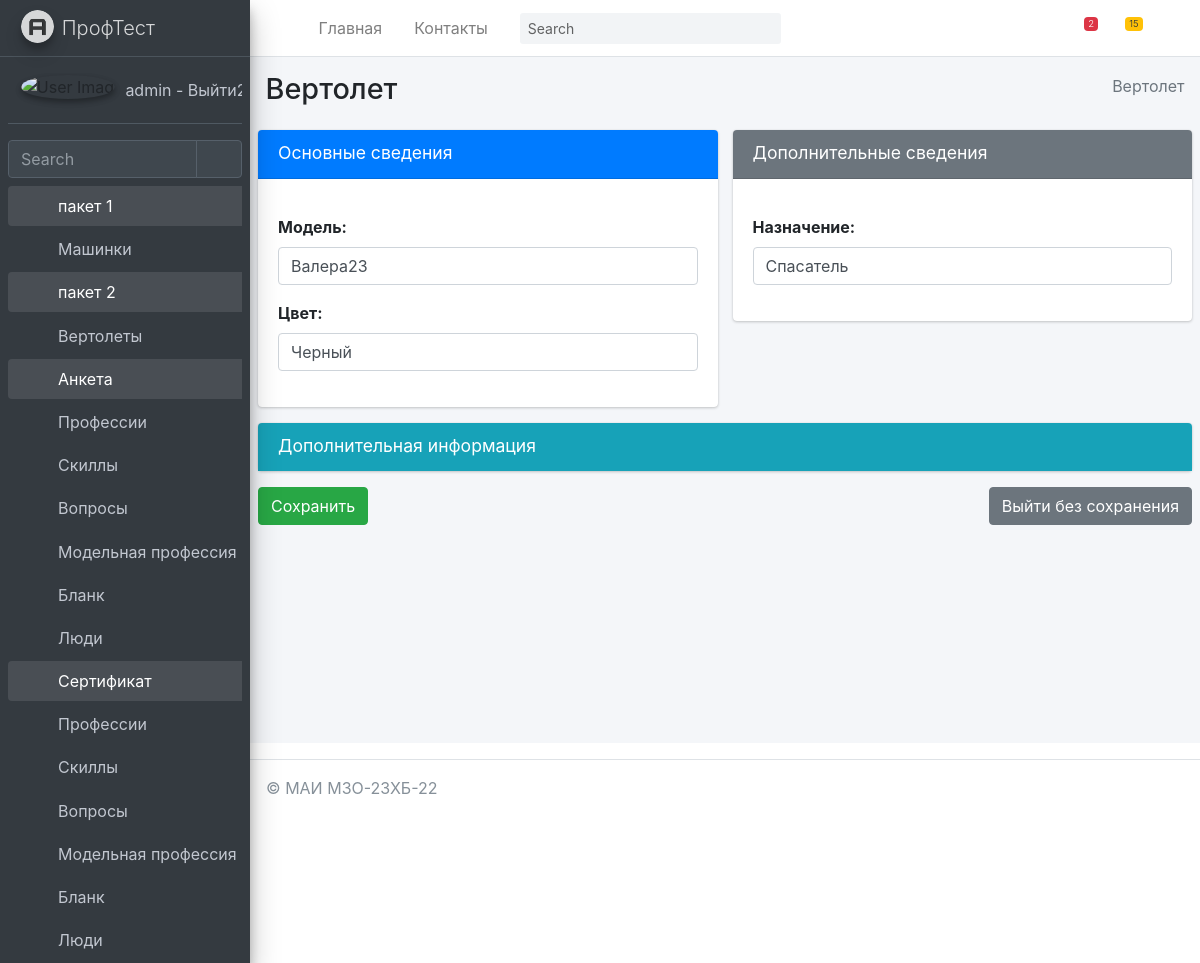
Screenshot of /helicopter/myhelicopter/update/2/ (signed in) with the database file from the repository.
### mysite/helicopter/models.py (models this page shows, shortened)
class Forlog(models.Model):
    created_at = models.DateTimeField(auto_now_add=True,  verbose_name='Создано')
    updated_at = models.DateTimeField(auto_now=True, verbose_name='Обновлено')
    edesc = models.TextField(blank=True, null=True, verbose_name='Комментарий')
    erem = models.BooleanField(default=False, verbose_name='Удалить?')
    class Meta:
        abstract = True

class MyHelicopter(Forlog):
    name = models.CharField(max_length=255, blank=False, null= False, default="Валера23", verbose_name="Модель")
    color = models.CharField(max_length=255, blank=False, null = False, default="Черный", verbose_name="Цвет")
    nazn = models.CharField(max_length=255, blank=False, null = False, default="Спасатель", verbose_name="Назначение")
    class Meta:
        verbose_name = 'Вертолет'
        verbose_name_plural = 'Вертолеты'
        ordering = ['id']

### mysite/helicopter/views.py (the view)
# urls.py: path('myhelicopter/update/<int:pk>/', MyHelicopterUpdate.as_view(), name='MyHelicopterUpdate'),
@method_decorator(login_required(login_url='/login/'), name='dispatch')
class MyHelicopterUpdate(UpdateView):
	model = MyHelicopter
	template_name_suffix = '_update_form'
	fields = '__all__'
	success_url = '/helicopter/myhelicopter/'
	def get_context_data(self, *, object_list=None, **kwargs):
		context = super(MyHelicopterUpdate,self).get_context_data(**kwargs)
		context['sometry'] = self.model._meta.verbose_name
		context['slovar'] = {'name','color'}
		context['secslovar'] = {'nazn'}
		context['hidenslovar'] = {'id'}
		context['dopslovar'] = {'created_at','erem','edesc','updated_at'}
		context['model'] = self.model
		return context

### mysite/helicopter/templatetags/helicopter_tags.py (called while the page is built)
@register.filter(name='addclassrow')
def addclassrow(field, class_attr):
    rowcol = '3'
    return field.as_widget(attrs={'class': class_attr, 'rows': rowcol })

@register.simple_tag
def my_save():
    return "Сохранить"

@register.simple_tag
def my_notsave():
    return "Выйти без сохранения"

### mysite/helicopter/templates/helicopter/myhelicopter_update_form.html (shortened to what this page needs)
{% extends 'helicopter/base.html' %}
{% load helicopter_tags %}
{% block content %}
    <div class="content-wrapper">
        {% block sidebar %}
            {% include 'helicopter/includes/_breadcrumb.html' %}
        {% endblock %}
        <section class="content">
            <form method="post" enctype="multipart/form-data">
                <div class="row">
                    <div class="col-md-6">
                        <div class="card card-primary">
                            <div class="card-header">
                                <h3 class="card-title">Основные сведения</h3>
                                <div class="card-tools">
                                    <button type="button" class="btn btn-tool" data-card-widget="collapse"
                                            title="Collapse">
                                        <i class="fas fa-minus"></i>
                                    </button>
                                </div>
                            </div>
                            <div class="card-body">
                                {% for field in form %}
                                    <div class="form-group">
                                        {% if field.name in slovar %}
                                            {{ field.label_tag }}
                                            {{ field | addclassrow:"form-control " }}
                                        {% endif %}
                                    </div>
                                {% endfor %}
                            </div>
                        </div>
                    </div>
                    <div class="col-md-6">
                        <div class="card card-secondary">
                            <div class="card-header">
                                <h3 class="card-title">Дополнительные сведения</h3>
                                <div class="card-tools">
                                    <button type="button" class="btn btn-tool" data-card-widget="collapse"
                                            title="Collapse">
                                        <i class="fas fa-minus"></i>
                                    </button>
                                </div>
                            </div>
                            <div class="card-body">
                                {% for field in form %}
                                    <div class="form-group">
                                        {% if field.name in secslovar %}
                                            {{ field.label_tag }}
                                            {{ field | addclassrow:"form-control " }}
                                        {% endif %}
                                    </div>
                                {% endfor %}
                            </div>
                        </div>
                    </div>
                </div>
                <div class="row">
                    <div class="col-12">
                        <div class="card card-info collapsed-card">
                            <div class="card-header">
                                <h3 class="card-title">Дополнительная информация</h3>
                                <div class="card-tools">
                                    <button type="button" class="btn btn-tool" data-card-widget="collapse"
                                            title="Collapse">
                                        <i class="fas fa-plus"></i>
                                    </button>
                                </div>
                            </div>
                        </div>
                    </div>
                </div>
                <div class="row">
                    <div class="col-12">
                        <a href="{% url 'helicopter:MyHelicopter' %}" class="btn btn-secondary float-right">
                            {% my_notsave %}</a>
                        <input type="submit" value="{% my_save %}" class="btn btn-success ">
                    </div>
                </div>
            </form>
        </section>
    </div>
{% endblock content %}

### mysite/templates/includes/full_sidebar.html
<aside class="main-sidebar sidebar-dark-primary elevation-4">
    <a href="/" class="brand-link">
        <img src="{{ ASSETS_ROOT }}/img/AdminLTELogo.png" alt="AdminLTE Logo" class="brand-image img-circle elevation-3"
             style="opacity: .8">
        <span class="brand-text font-weight-light">ПрофТест</span>
    </a>
    <div class="sidebar">
        <div class="user-panel mt-3 pb-3 mb-3 d-flex">
            <div class="image">
                <img src="{{ ASSETS_ROOT }}/img/user2-160x160.jpg" class="img-circle elevation-2" alt="User Image">
            </div>
            <div class="info">
                <a href="{% url 'logout' %}" class="d-block">
                    {{ request.user.username }} - Выйти2
                </a>
            </div>
        </div>
        <div class="form-inline">
            <div class="input-group" data-widget="sidebar-search">
                <input class="form-control form-control-sidebar" type="search" placeholder="Search" aria-label="Search">
                <div class="input-group-append">
                    <button class="btn btn-sidebar">
                        <i class="fas fa-search fa-fw"></i>
                    </button>
                </div>
            </div>
        </div>
        <nav class="mt-2">
            <ul class="nav nav-pills nav-sidebar flex-column" data-widget="treeview" role="menu" data-accordion="false">
                {% for item1 in SIDEBAR %}
                    <li class="nav-item {% if 'children' in item1 %} has-treeview menu-is-opening menu-open {% endif %}">
                    <a href="{% if 'children' in item1 %}#{% else %}{{ item1.url }}{% endif %}" class="nav-link">
                        <i class="nav-icon fas fa-circle {{ item1.color }}"></i>
                        <p>
                            {{ item1.name }}
                            {% if 'children' in item1 %}<i class="right fas fa-angle-left"></i>{% endif %}
                        </p>
                    </a>
                    <ul class="nav nav-treeview">
                    {% if 'children' in item1 %}
                        {% for item2 in item1.children %}
                            <li class="nav-item">
                                <a href="{{ item2.url }}" class="nav-link">
                                    <i class="far fa-circle nav-icon"></i>
                                    <p>{{ item2.name }}</p>
                                </a>
                            </li>
                        {% endfor %}
                    {% endif %}
                    </ul>
                    </li>
                {% endfor %}
            </ul>
        </nav>
    </div>
</aside>

### rows the page displays
MyHelicopter: name "Валера23" "Черный", nazn "Спасатель"

### other values shown
{{ request.user.username }} "admin"
{{ item1.name }} "пакет 1" "пакет 2" "Анкета" "Сертификат"
{{ item2.name }} "Машинки" "Вертолеты" "Профессии" "Скиллы" "Вопросы" "Модельная профессия" "Бланк" "Люди" "Профессии" "Скиллы" "Вопросы" "Модельная профессия" "Бланк" "Люди"
{{ sometry }} "Вертолет"
{{ field.label_tag }} "Модель:" "Цвет:"
{{ field.label_tag }} "Назначение:"
